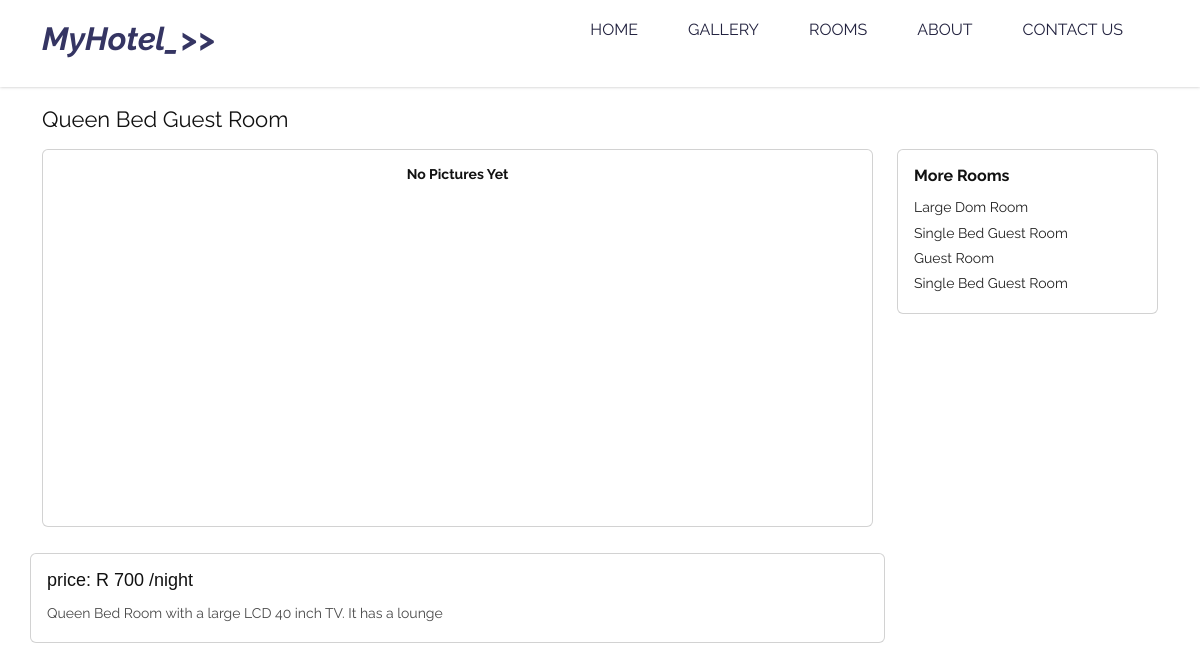
The app's page /viewRoom/2/ with its own data.
### bookroom/models.py (models this page shows, shortened)
class Rooms(models.Model):
    start_date = models.DateField(blank=True , null=True)  # a date on which the room is booked for
    end_date = models.DateField(blank=True ,  null=True)
    name = models.CharField(max_length=100)
    roomType = models.CharField(max_length= 80)  # single, double or dom ...Maybe I shoud make this to be choice model
    priceRate = models.IntegerField()
    roomDescription = models.CharField(max_length=200)
    room_available = models.BooleanField(default = True)
    thumbanil = models.ImageField(null = False)

### bookroom/views.py (the view)
# urls.py: path("viewRoom/<int:view_id>/", views.viewRoom, name = "viewRoom"),
def viewRoom(request, view_id):
    view =  Rooms.objects.get(id = view_id)
    allrooms = Rooms.objects.exclude(id=view_id)
    context = {"view":view,"allrooms":allrooms}
    return render (request , "bookroom/viewRoom.html" , context)

### bookroom/templates/bookroom/viewRoom.html (shortened to what this page needs)
{% load static %}
{% load bootstrap5%}
{% bootstrap_css%}
<link rel="stylesheet" href="{% static 'css/style.css' %}">
<header>
  <div class="header" style="box-shadow: 0 0 3px ;position: relative;color: rgba(180, 179, 179, 0.856);">
     <div class="container">
        <div class="row">
           <div class="col-xl-3 col-lg-3 col-md-3 col-sm-3 col logo_section">
              <div class="full">
                 <div class="center-desk">
                    <div class="logo">
                       <a href="{% url 'bookroom:home' %}">
                          <h1 style="text-transform:none;font-size:xx-large;font-style: oblique;color: rgb(53, 53, 99);">
                             <strong>MyHotel_>></strong>  </h1>
                          </a>
                    </div>
                 </div>
              </div>
           </div>
           <div class="col-xl-9 col-lg-9 col-md-9 col-sm-9">
              <nav class="navigation navbar navbar-expand-md navbar-dark ">
                 <div class="collapse navbar-collapse" id="navbarsExample04">
                    <ul class="navbar-nav mr-auto">
                      <li class="nav-item">
                        <a style="color: rgb(34, 34, 63);" class="nav-link" href="/">Home</a>
                     </li>
                       <li class="nav-item">
                          <a style="color: rgb(34, 34, 63);" class="nav-link" href="#">Gallery</a>
                       </li>
                       <li class="nav-item">
                          <a style="color: rgb(34, 34, 63);"  class="nav-link" href="#">Rooms</a>
                       </li>
                       <li class="nav-item">
                          <a style="color: rgb(34, 34, 63);"  class="nav-link" href="/#about">About</a>
                       </li>
                       <li class="nav-item">
                          <a style="color: rgb(34, 34, 63);" class="nav-link" href="/#contact">Contact us</a>
                       </li>
                    </ul>
                 </div>
              </nav>
           </div>
        </div>
     </div>
  </div>
</header>
<div class="container">
  <div class="row">
    <h2 style="margin-top: 0.5cm;margin-bottom: 0.2cm;">{{view.name}}</h3>
  </div>
  <div class="row">
    <div class="col col-md-9">
      <div style="min-height: 10cm;overflow-y: scroll;" class="card card-body">
        <div class="row">
          {% for pic in view.roompictures_set.all %}
          <div class="col col-sm-4">
            <div style="height: 170px;overflow: hidden;margin-bottom: 0.6cm;">
             <img class="img-thumbnail" src="{{pic.picture.url}}">
            </div>
          </div>
          {% empty %}
          <center> <h5><strong>No Pictures Yet </strong></h5> </center>
          {% endfor %}
        </div>
      </div>
      <br>
      <div class="row">
        <div class="card card-body">
          <div><h3 style="font-weight:500;font-family: sans-serif;">  price: R {{view.priceRate}} /night</h3></div>
          <div style="width: 75%;color:rgb(73, 73, 73)">{{view.roomDescription}}</div>
        </div>
      </div>
    </div>
    <div class="col col=sm-3">
      <div class="card card-body">
        <h4><strong> More Rooms </strong></h4>
        <div class="row">
          {% for room in allrooms %}
          <div class="col-sm-12">
              <a href="{%url 'bookroom:viewRoom' room.id %}"> {{room.name}} </a>
          </div>
          {% endfor %}
        </div>
      </div>
    </div>
  </div>
</div>

### bookroom/static/css/style.css (style rules this page uses)
* { box-sizing: border-box !important; }
a { color: #1f1f1f; text-decoration: none ; outline: none !important; -webkit-transition: all .3s ease-in-out; -moz-transition: all .3s ease-in-out; -ms-transition: all .3s ease-in-out; -o-transition: all .3s ease-in-out; transition: all .3s ease-in-out; }
h1, h2, h3, h4, h5, h6 { letter-spacing: 0; font-weight: normal; position: relative; padding: 0 0 10px 0; font-weight: normal; line-height: normal; color: #111111; margin: 0 }
h1 { font-size: 24px; }
h2 { font-size: 22px; }
h3 { font-size: 18px; }
h4 { font-size: 16px }
h5 { font-size: 14px }
*, *::after, *::before { -webkit-box-sizing: border-box; -moz-box-sizing: border-box; box-sizing: border-box; }
ul, li, ol { list-style: none; }
a { color: #222222; text-decoration: none; outline: none !important; }
a, .btn { text-decoration: none !important; outline: none !important; -webkit-transition: all .3s ease-in-out; -moz-transition: all .3s ease-in-out; -ms-transition: all .3s ease-in-out; -o-transition: all .3s ease-in-out; transition: all .3s ease-in-out; }
.full { float: left; width: 100%; }
.full { width: 100%; float: left; margin: 0; padding: 0; }
.navigation.navbar { float: right; padding: 0px; }
.navigation.navbar-dark .navbar-nav .nav-link { padding: 0 25px; color: #fff; font-size: 16px; line-height: 20px; text-transform: uppercase; }
.navbar-expand-md .navbar-nav { padding-right: 10px; }
.header { width: 100%; background: transparent; padding: 20px 30px; position: absolute; }
.logo a { font-size: 40px; font-weight: bold; text-transform: uppercase; color: #fff; line-height: 40px; }

### records on screen
Rooms: name "Queen Bed Guest Room", priceRate "700", roomDescription "Queen Bed Room with a large LCD 40 inch TV. It has a lounge"
Rooms: name "Large Dom Room"
Rooms: name "Single Bed Guest Room"
Rooms: name "Guest Room"
Rooms: name "Single Bed Guest Room"
